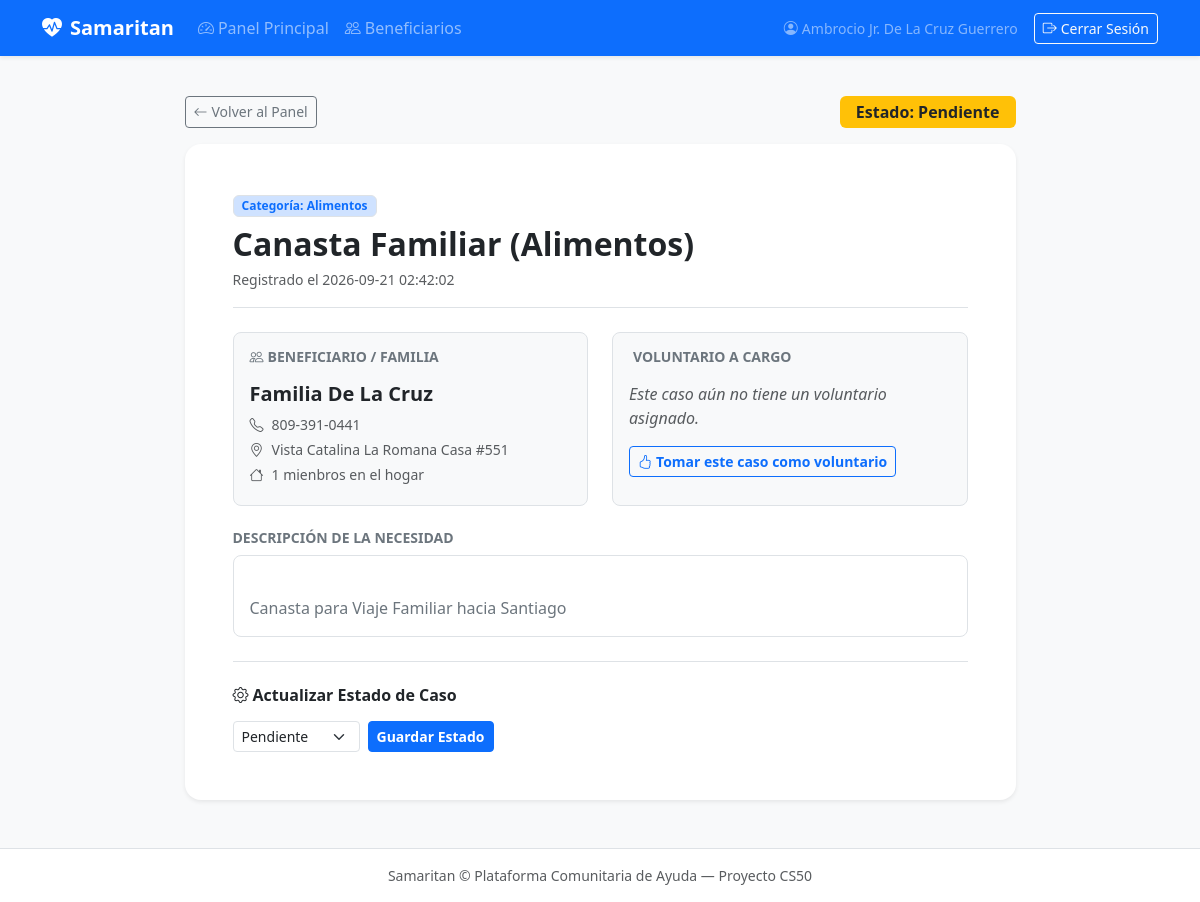
The app's page /cases/1 (signed in), older data.
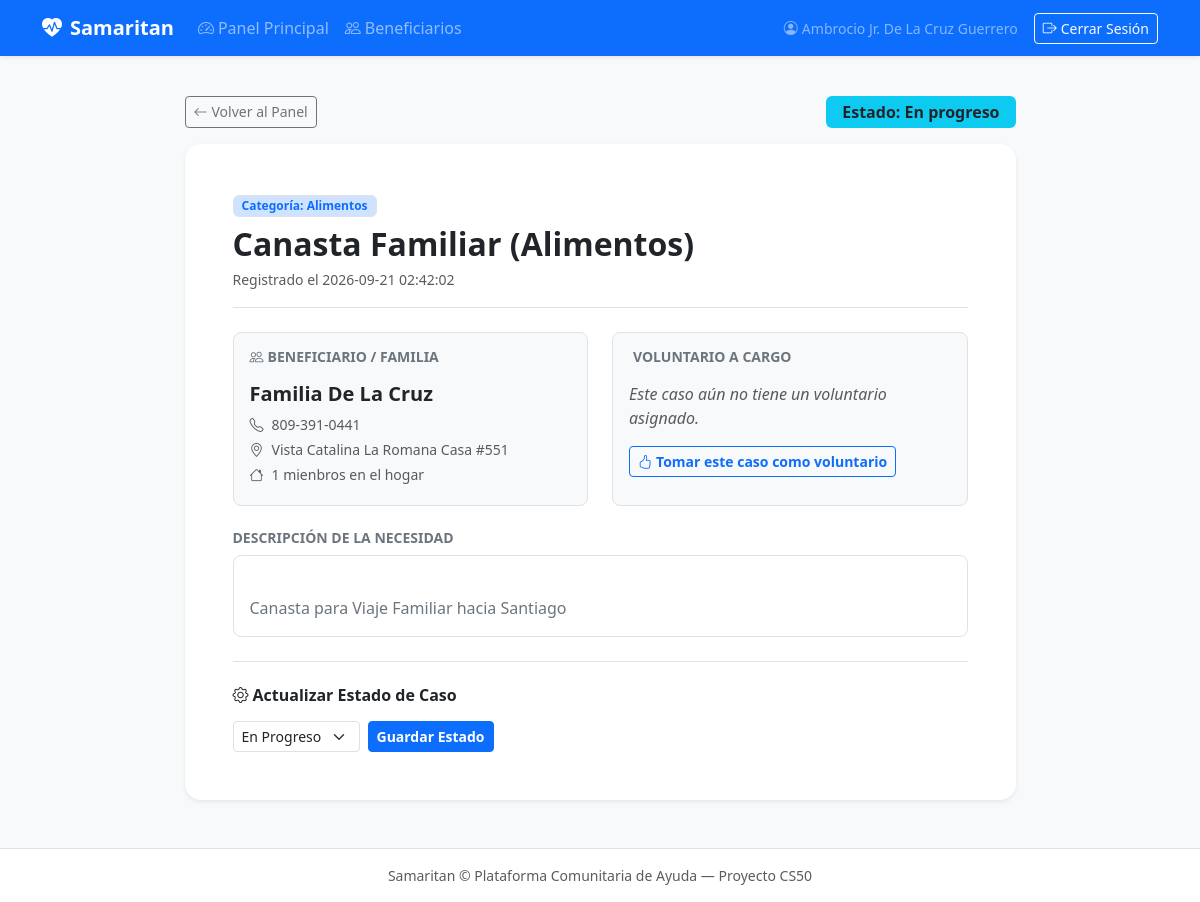
The same page, newer data.
### tables this page shows
CREATE TABLE cases (
    id INTEGER PRIMARY KEY AUTOINCREMENT,
    beneficiary_id INTEGER NOT NULL,
    case_type TEXT NOT NULL,
    category TEXT NOT NULL,
    status TEXT NOT NULL DEFAULT 'pending',
    volunteer_id INTEGER,
    description TEXT,
    created_at TIMESTAMP DEFAULT CURRENT_TIMESTAMP,
    FOREIGN KEY (beneficiary_id) REFERENCES beneficiaries(id) ON DELETE CASCADE,
    FOREIGN KEY (volunteer_id) REFERENCES users (id) ON DELETE SET NULL
);

### app.py (the view)
@app.route("/cases/<int:case_id>")
@login_required
def case_detail(case_id):
  with get_db() as conn:
    case = conn.execute("""
      SELECT
        c.id, c.case_type, c.category, c.status, c.description, c.created_at ,
        b.id AS beneficiary_id, b.name AS beneficiary_name, b.phone AS beneficiary_phone,
        b.location AS beneficiary_location, b.household_size
      FROM cases c
      JOIN beneficiaries b ON c.beneficiary_id = b.id WHERE c.id = ?;
      """,(case_id,)).fetchone()
    if case is None:
      flash("Case not found.", "error")
      return redirect("/")
  return render_template("case_detail.html", case=case)

### app.py (called while the page is built)
@app.after_request
def after_request(response):
    response.headers["Cache-Control"] = "no-cache, no-store, must-revalidate"
    response.headers["Expires"] = 0
    response.headers["Pragma"] = "no-cache"
    return response

### db.py (called while the page is built)
def get_db():
  if "db" not in g:
    g.db = sqlite3.connect(
      current_app.config["DATABASE"],
      detect_types=sqlite3.PARSE_DECLTYPES
    )
    g.db.row_factory = sqlite3.Row
  return g.db

def login_required(f):
  @wraps(f)
  def wrapper(*args, **kwargs):
    if session.get("user_id") is None:
      return redirect("/login")
    return f(*args, **kwargs)
  return wrapper

### templates/case_detail.html (shortened to what the changed rows need)
{% extends "layout.html" %}
{% block main %}
  <div class="row justify-content-center">
    <div class="col-12 col-lg-9">
      <div class="d-flex justify-content-between align items-center mb-3">
        <div>
          {% if case.status == 'pending' %}
            <span class="badge bg-warning text-dark fs-6 px-3 py-2">Estado: Pendiente</span>
          {% elif case.status == 'in_progress' %}
            <span class="badge bg-info text-dark fs-6 px-3 py-2">Estado: En progreso</span>
          {% else %}
            <span class="badge bg-success fs-6 px-3 py-2">Estado: Completado</span>
          {% endif %}
        </div>
      </div>
      <div class="card border-0 shadow-sm rounded-4 bg-white mb-4">
        <div class="card-body p-4 p-md-5">
          <div class="d-flex justify-content-between align-items-start border-bottom pb-3 mb-4">
            <div>
              <span class="badge bg-primary-subtle text-primary border px-2 py-1 mb-2">
                Categoría: {{ case.category }}
              </span>
              <h2 class="fw-bold text-dark mb-1">{{ case.case_type }}</h2>
              <span class="text-muted small">Registrado el {{ case.created_at }}</span>
            </div>
          </div>
          <div class="mb-4">
            <div class="p-3 rounded-3 bg-white border">
              <p class="mb-0 text-secondary" style="white-space: pre-line;">
                {{ case.description if case.description else 'No se ingresaron detalles adicionales.' }}
              </p>
            </div>
          </div>
          <div class="border-top pt-4">
            <form action="/cases/{{ case.id }}/status" method="post" class="row g-2 align-items-center">
              <div class="col-auto">
                <select name="status" class="form-select form-select-sm">
                  <option value="pending" {% if case.status == 'pending' %}selected{% endif %}>Pendiente</option>
                  <option value="in_progress" {% if case.status == 'in_progress' %}selected{% endif %}>En Progreso</option>
                </select>
              </div>
            </form>
          </div>
        </div>
      </div>
    </div>
  </div>
{% endblock %}

Row changes from the older to the newer data that the page shows:
changed cases "Canasta Familiar (Alimentos)": status "Pendiente" → "En Progreso"
Text that changed along with them:
text no longer shown: "Estado: Pendiente"
text now shown: "Estado: En progreso"
